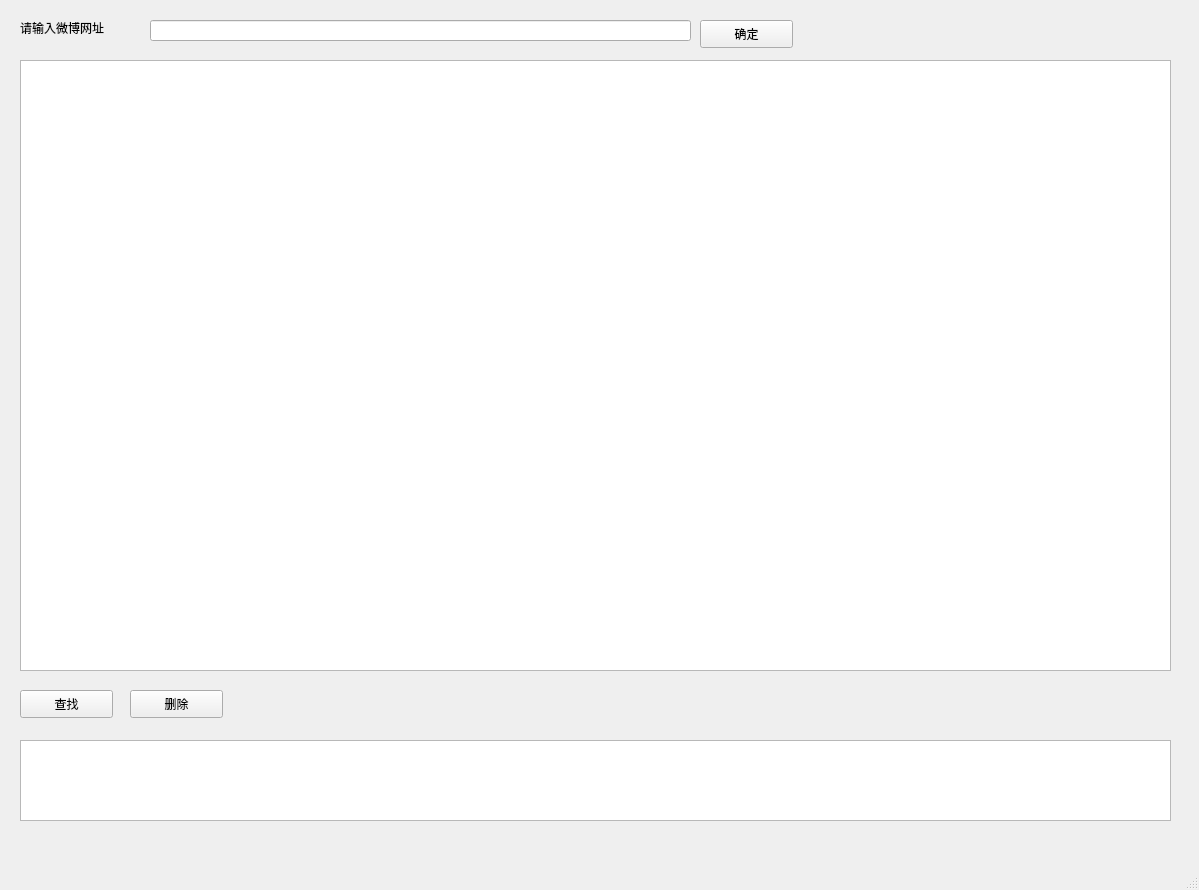
<?xml version="1.0" encoding="UTF-8"?>
<ui version="4.0">
 <class>MainWindow</class>
 <widget class="QMainWindow" name="MainWindow">
  <property name="geometry">
   <rect>
    <x>0</x>
    <y>0</y>
    <width>1199</width>
    <height>890</height>
   </rect>
  </property>
  <property name="windowTitle">
   <string>微博获取小程序</string>
  </property>
  <widget class="QWidget" name="centralwidget">
   <widget class="QLabel" name="label">
    <property name="geometry">
     <rect>
      <x>20</x>
      <y>20</y>
      <width>111</width>
      <height>16</height>
     </rect>
    </property>
    <property name="text">
     <string>请输入微博网址</string>
    </property>
   </widget>
   <widget class="QLineEdit" name="lineEdit">
    <property name="geometry">
     <rect>
      <x>150</x>
      <y>20</y>
      <width>541</width>
      <height>21</height>
     </rect>
    </property>
   </widget>
   <widget class="QPushButton" name="pushButton">
    <property name="geometry">
     <rect>
      <x>700</x>
      <y>20</y>
      <width>93</width>
      <height>28</height>
     </rect>
    </property>
    <property name="text">
     <string>确定</string>
    </property>
   </widget>
   <widget class="QTableView" name="tableView">
    <property name="geometry">
     <rect>
      <x>20</x>
      <y>60</y>
      <width>1151</width>
      <height>611</height>
     </rect>
    </property>
   </widget>
   <widget class="QPushButton" name="findButton">
    <property name="geometry">
     <rect>
      <x>20</x>
      <y>690</y>
      <width>93</width>
      <height>28</height>
     </rect>
    </property>
    <property name="text">
     <string>查找</string>
    </property>
   </widget>
   <widget class="QPushButton" name="deleteButton">
    <property name="geometry">
     <rect>
      <x>130</x>
      <y>690</y>
      <width>93</width>
      <height>28</height>
     </rect>
    </property>
    <property name="text">
     <string>删除</string>
    </property>
   </widget>
   <widget class="QTableView" name="FindtableView">
    <property name="geometry">
     <rect>
      <x>20</x>
      <y>740</y>
      <width>1151</width>
      <height>81</height>
     </rect>
    </property>
   </widget>
  </widget>
  <widget class="QMenuBar" name="menubar">
   <property name="geometry">
    <rect>
     <x>0</x>
     <y>0</y>
     <width>1199</width>
     <height>26</height>
    </rect>
   </property>
  </widget>
  <widget class="QStatusBar" name="statusbar"/>
 </widget>
 <resources/>
 <connections/>
</ui>
